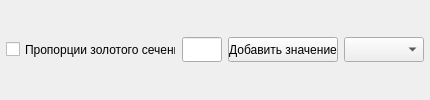
           <widget class="QWidget" name="horizontalWidget_lrc_disc" native="true">
            <layout class="QHBoxLayout" name="horizontalLayout_2">
             <property name="leftMargin">
              <number>6</number>
             </property>
             <property name="topMargin">
              <number>6</number>
             </property>
             <property name="rightMargin">
              <number>6</number>
             </property>
             <property name="bottomMargin">
              <number>6</number>
             </property>
             <item>
              <widget class="QCheckBox" name="checkBox_lrc_disc_gsl">
               <property name="minimumSize">
                <size>
                 <width>170</width>
                 <height>25</height>
                </size>
               </property>
               <property name="maximumSize">
                <size>
                 <width>170</width>
                 <height>25</height>
                </size>
               </property>
               <property name="text">
                <string>Пропорции золотого сечения</string>
               </property>
              </widget>
             </item>
             <item>
              <widget class="QLineEdit" name="lineEdit_lrc_disc">
               <property name="minimumSize">
                <size>
                 <width>40</width>
                 <height>25</height>
                </size>
               </property>
               <property name="maximumSize">
                <size>
                 <width>40</width>
                 <height>25</height>
                </size>
               </property>
              </widget>
             </item>
             <item>
              <widget class="QPushButton" name="pushButton_lrc_disc">
               <property name="sizePolicy">
                <sizepolicy hsizetype="Expanding" vsizetype="Fixed">
                 <horstretch>0</horstretch>
                 <verstretch>0</verstretch>
                </sizepolicy>
               </property>
               <property name="minimumSize">
                <size>
                 <width>110</width>
                 <height>25</height>
                </size>
               </property>
               <property name="maximumSize">
                <size>
                 <width>110</width>
                 <height>25</height>
                </size>
               </property>
               <property name="text">
                <string>Добавить значение</string>
               </property>
              </widget>
             </item>
             <item>
              <widget class="QComboBox" name="comboBox_lrc_disc_var">
               <property name="minimumSize">
                <size>
                 <width>80</width>
                 <height>25</height>
                </size>
               </property>
               <property name="maximumSize">
                <size>
                 <width>80</width>
                 <height>25</height>
                </size>
               </property>
              </widget>
             </item>
            </layout>
           </widget>
